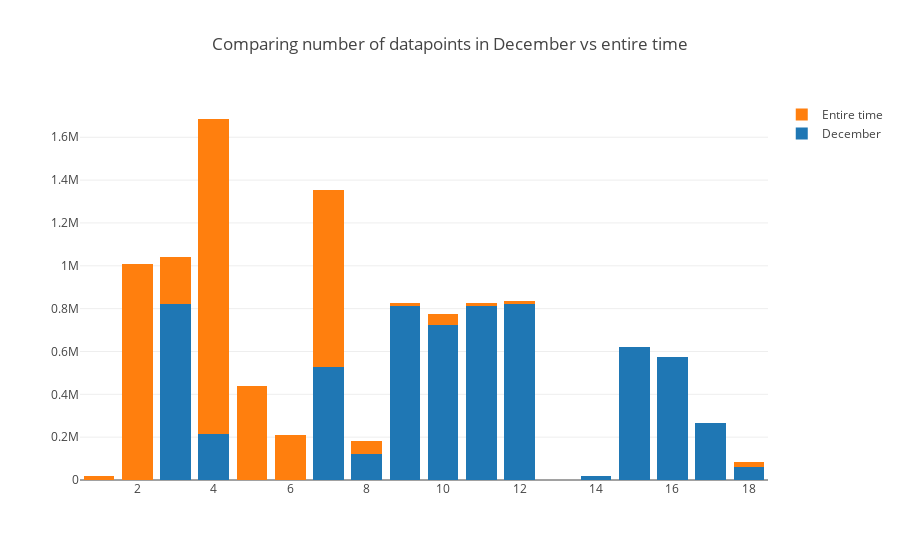

The cell this chart's notebook holds for it:
### Markdown cell above
Plotting combined barchart - entire number of datapoints vs number of datapoints in December.

### Code cell
trace1 = go.Bar(
            x=device_numbers,
            y=device_counts_dec,
            name='December',
    )
trace2 = go.Bar(
            x=device_numbers,
            y=[a - b for a, b in zip(device_counts, device_counts_dec)],
            name='Entire time',
    
    )
data = [trace1, trace2]
layout = go.Layout(
        barmode='stack',
        title="Comparing number of datapoints in December vs entire time"
    )

fig = go.Figure(data=data, layout=layout)
iplot(fig)

### Figure 1 — Plotly figure (JSON) as saved in the notebook; plotly's stock layout.template omitted (floating-point values rounded to 4 significant figures)
{"data": [{"name": "December", "type": "bar", "x": [1, 2, 3, 4, 5, 6, 7, 8, 9, 10, 11, 12, 13, 14, 15, 16, 17, 18], "y": [0, 0, 820800, 213977, 0, 0, 525521, 122366, 813640, 725526, 813138, 820800, 11, 17045, 619196, 575538, 268007, 60198]}, {"name": "Entire time", "type": "bar", "x": [1, 2, 3, 4, 5, 6, 7, 8, 9, 10, 11, 12, 13, 14, 15, 16, 17, 18], "y": [17576, 1009756, 221350, 1471322, 439977, 212379, 826126, 58334, 13806, 47574, 14160, 13458, 702, 218, 3187, 432, 12, 22046]}], "layout": {"barmode": "stack", "title": "Comparing number of datapoints in December vs entire time"}}
